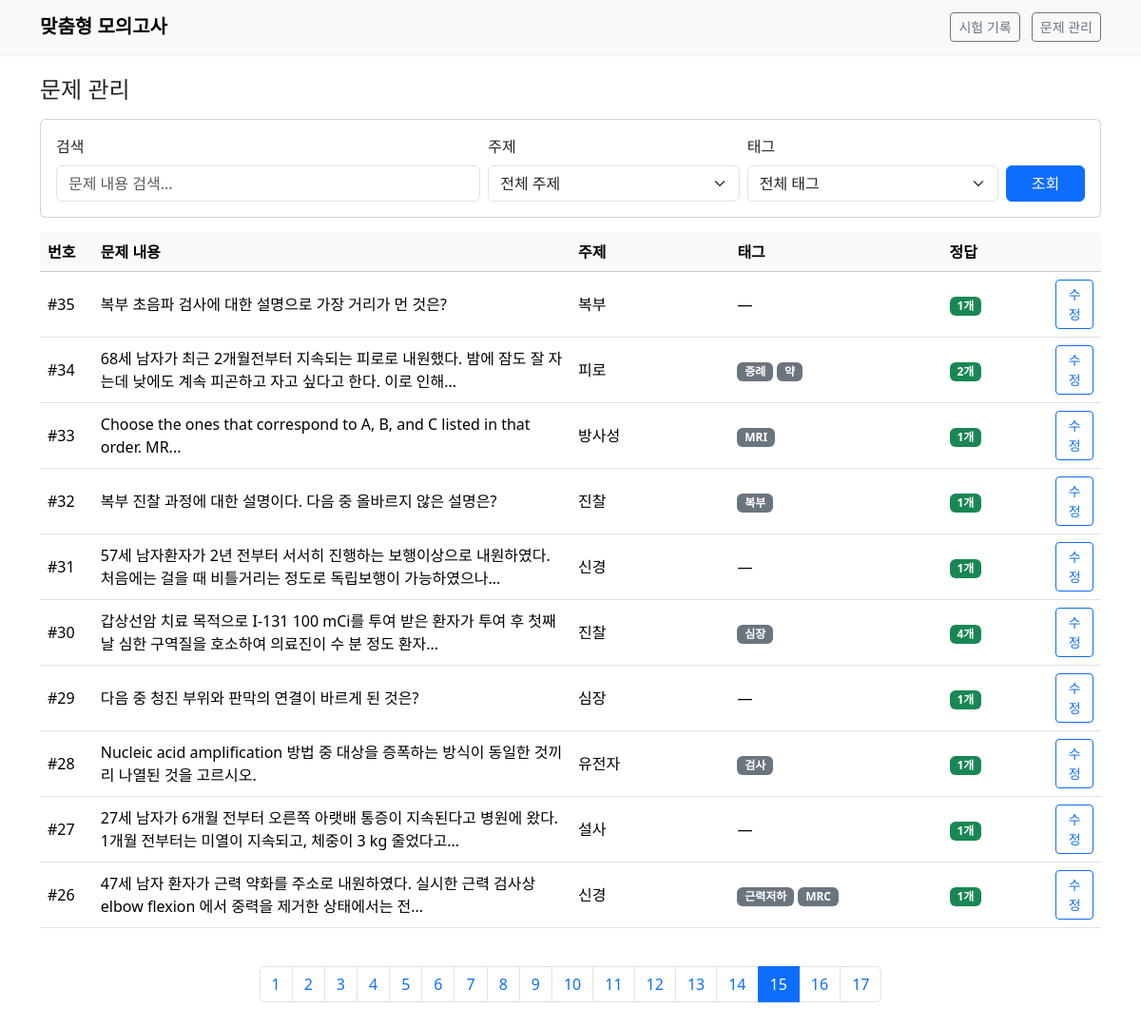
/manage?page=15&q=&topic=&tag=, run on the app's committed database.
### tables this page shows
CREATE TABLE "Question" (
	"question_id"	INTEGER,
	"question_text"	TEXT,
	"image_path"	TEXT,
	"subject"	TEXT,
	"topic"	TEXT,
	"answer_explanation"	TEXT,
	"author"	TEXT, tags TEXT, has_error BOOLEAN DEFAULT 0,
	PRIMARY KEY("question_id" AUTOINCREMENT)
);

### app.py (the view)
@app.route("/manage")
def manage():
    page = request.args.get('page', 1, type=int)
    search_query = request.args.get('q', '', type=str)
    selected_topic = request.args.get('topic', '', type=str)
    selected_tag = request.args.get('tag', '', type=str)
    PER_PAGE = 10
    offset = (page - 1) * PER_PAGE
    with closing(get_db()) as con:
        cur = con.cursor()
        cur.execute("SELECT DISTINCT topic FROM Question WHERE topic IS NOT NULL AND topic != '' ORDER BY topic")
        all_topics = [row['topic'] for row in cur.fetchall()]
        cur.execute("SELECT DISTINCT tags FROM Question WHERE tags IS NOT NULL AND tags != ''")
        all_tags_raw = [row['tags'] for row in cur.fetchall()]
        all_tags = sorted(list(set(tag.strip() for tags in all_tags_raw for tag in tags.split(','))))
        params = []
        where_clauses = []
        base_query = "FROM Question Q LEFT JOIN Choice C ON Q.question_id = C.question_id"
        if search_query:
            where_clauses.append("Q.question_text LIKE ?")
            params.append(f"%{search_query}%")
        if selected_topic:
            where_clauses.append("Q.topic = ?")
            params.append(selected_topic)
        if selected_tag:
            where_clauses.append("Q.tags LIKE ?")
            params.append(f"%{selected_tag}%")
        where_sql = ""
        if where_clauses:
            where_sql = " WHERE " + " AND ".join(where_clauses)
        count_query = "SELECT COUNT(DISTINCT Q.question_id) " + base_query + where_sql
        cur.execute(count_query, params)
        total_questions = cur.fetchone()[0]
        main_query = "SELECT Q.*, COUNT(CASE WHEN C.is_correct = 1 THEN 1 END) as correct_answer_count " + base_query + where_sql
        main_query += """
            GROUP BY Q.question_id
            ORDER BY
                CASE WHEN Q.has_error = 1 THEN -1 ELSE 0 END, -- ✨[추가] 오류 신고 문제 최우선 정렬
                CASE WHEN COUNT(CASE WHEN C.is_correct = 1 THEN 1 END) = 0 THEN 0 ELSE 2 END,
                CASE WHEN Q.topic IS NULL OR Q.topic = '' THEN 1 ELSE 2 END,
                Q.question_id DESC
            LIMIT ? OFFSET ?
        """
        query_params = params + [PER_PAGE, offset]
        cur.execute(main_query, query_params)
        questions = cur.fetchall()
    total_pages = (total_questions + PER_PAGE - 1) // PER_PAGE
    return render_template(
        "manage.html",
        questions=questions,
        current_page=page,
        total_pages=total_pages,
        search_query=search_query,
        all_topics=all_topics,
        all_tags=all_tags,
        selected_topic=selected_topic,
        selected_tag=selected_tag
    )

### app.py (called while the page is built)
def get_db():
    con = sqlite3.connect(DB_PATH)
    con.row_factory = sqlite3.Row
    return con

### templates/manage.html (shortened to what this page needs)
{% extends 'base.html' %}
{% block content %}
<div class="d-flex justify-content-between align-items-center mb-3">
    <h1 class="h4 mb-0">문제 관리</h1>
</div>
<form method="get" action="{{ url_for('manage') }}" class="card card-body mb-3">
    <div class="row g-2 align-items-end">
        <div class="col-md-5">
            <label for="search-input" class="form-label">검색</label>
            <input type="search" id="search-input" name="q" class="form-control" placeholder="문제 내용 검색..." value="{{ search_query or '' }}">
        </div>
        <div class="col-md-3">
            <label for="topic-select" class="form-label">주제</label>
            <select id="topic-select" name="topic" class="form-select">
                <option value="">전체 주제</option>
            </select>
        </div>
        <div class="col-md-3">
            <label for="tag-select" class="form-label">태그</label>
            <select id="tag-select" name="tag" class="form-select">
                <option value="">전체 태그</option>
            </select>
        </div>
        <div class="col-md-1">
            <button class="btn btn-primary w-100" type="submit">조회</button>
        </div>
    </div>
</form>
<div class="table-responsive">
    <table class="table table-hover align-middle">
        <thead class="table-light">
            <tr>
                <th scope="col" style="width: 5%;">번호</th>
                <th scope="col" style="width: 45%;">문제 내용</th>
                <th scope="col" style="width: 15%;">주제</th>
                <th scope="col" style="width: 20%;">태그</th>
                <th scope="col" style="width: 10%;">정답</th>
                <th scope="col" style="width: 5%;"></th>
            </tr>
        </thead>
        <tbody>
            {% for q in questions %}
                {% set is_incomplete = not q.topic or q.correct_answer_count == 0 %}
                <tr class="{% if is_incomplete %}table-warning-custom{% endif %}">
                    <td>#{{ q.question_id }}</td>
                    <td>
                        {{ q.question_text | truncate(80) }}
                    </td>
                    <td>{{ q.topic or '—' }}</td>
                    <td>
                        {% if q.tags %}
                            {% for tag in q.tags.split(',') %}
                                <span class="badge bg-secondary">{{ tag.strip() }}</span>
                            {% endfor %}
                        {% else %}
                            —
                        {% endif %}
                    </td>
                    <td>
                        {% if q.correct_answer_count > 0 %}
                            <span class="badge bg-success">{{ q.correct_answer_count }}개</span>
                        {% else %}
                            <span class="badge bg-danger">미지정</span>
                        {% endif %}
                    </td>
                    <td>
                        <a href="{{ url_for('edit_question', question_id=q.question_id, q=search_query, topic=selected_topic, tag=selected_tag) }}" class="btn btn-sm btn-outline-primary">수정</a>
                    </td>
                </tr>
            {% endfor %}
        </tbody>
    </table>
</div>
{% if total_pages > 1 %}
<nav aria-label="Page navigation" class="mt-4">
    <ul class="pagination justify-content-center">
        {% for p in range(1, total_pages + 1) %}
        <li class="page-item {% if p == current_page %}active{% endif %}">
            <a class="page-link" href="{{ url_for('manage', page=p, q=search_query, topic=selected_topic, tag=selected_tag) }}">{{ p }}</a>
        </li>
        {% endfor %}
    </ul>
</nav>
{% endif %}
{% endblock %}

### data on the page
Question: question_id "35", question_text "복부 초음파 검사에 대한 설명으로 가장 거리가 먼 것은?", topic "복부", correct_answer_count "1"
Question: question_id "34", question_text "68세 남자가 최근 2개월전부터 지속되는 피로로 내원했다. 밤에 잠도 잘 자는데 낮에도 계속 피곤하고 자고 싶다고 한다. 이로 인해...", topic "피로", strip "증례" "약", correct_answer_count "2"
Question: question_id "33", question_text "Choose the ones that correspond to A, B, and C listed in that order. MR...", topic "방사성", strip "MRI", correct_answer_count "1"
Question: question_id "32", question_text "복부 진찰 과정에 대한 설명이다. 다음 중 올바르지 않은 설명은?", topic "진찰", strip "복부", correct_answer_count "1"
Question: question_id "31", question_text "57세 남자환자가 2년 전부터 서서히 진행하는 보행이상으로 내원하였다. 처음에는 걸을 때 비틀거리는 정도로 독립보행이 가능하였으나...", topic "신경", correct_answer_count "1"
Question: question_id "30", question_text "갑상선암 치료 목적으로 I-131 100 mCi를 투여 받은 환자가 투여 후 첫째 날 심한 구역질을 호소하여 의료진이 수 분 정도 환자...", topic "진찰", strip "심장", correct_answer_count "4"
Question: question_id "29", question_text "다음 중 청진 부위와 판막의 연결이 바르게 된 것은?", topic "심장", correct_answer_count "1"
Question: question_id "28", question_text "Nucleic acid amplification 방법 중 대상을 증폭하는 방식이 동일한 것끼리 나열된 것을 고르시오.", topic "유전자", strip "검사", correct_answer_count "1"
Question: question_id "27", question_text "27세 남자가 6개월 전부터 오른쪽 아랫배 통증이 지속된다고 병원에 왔다. 1개월 전부터는 미열이 지속되고, 체중이 3 kg 줄었다고...", topic "설사", correct_answer_count "1"
Question: question_id "26", question_text "47세 남자 환자가 근력 약화를 주소로 내원하였다. 실시한 근력 검사상 elbow flexion 에서 중력을 제거한 상태에서는 전...", topic "신경", strip "근력저하" "MRC", correct_answer_count "1"

### other printed values
{{ p }} "1" "2" "3" "4" "5" "6" "7" "8" "9" "10" "11" "12" "13" "14" "15" "16" "17"
